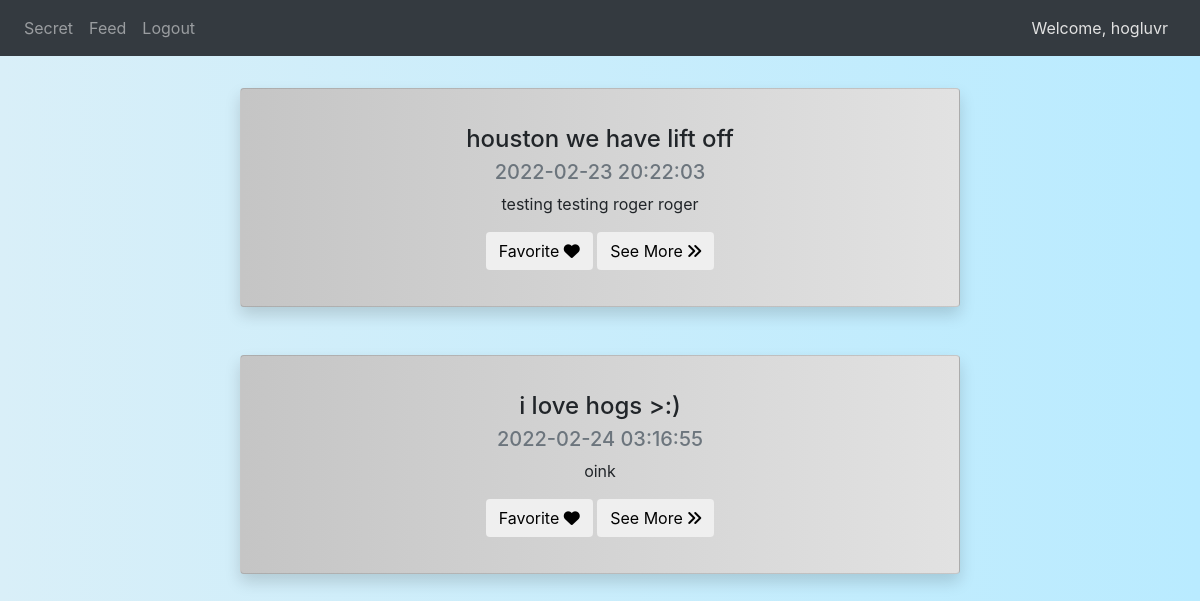
The page /feed (signed in) on the database its author committed.
### website/models.py (models this page shows, shortened)
class Users(db.Model, UserMixin):
    user_id = db.Column(db.Integer, primary_key=True, autoincrement=True, nullable=False)
    first_name = db.Column(db.String(175), nullable=False)
    last_name = db.Column(db.String(175), nullable=False)
    email = db.Column(db.String(175), unique=True, nullable=False)
    username = db.Column(db.String(175), unique=True, nullable=False)
    password = db.Column(db.String(512), nullable=False)

class Posts(db.Model):
    post_id = db.Column(db.Integer, primary_key=True, autoincrement=True)
    post_title = db.Column(db.String(175))
    post_content = db.Column(db.String(10000))
    post_image = db.Column(db.String(512))
    post_date = db.Column(db.DateTime(timezone=True), server_default = func.now())
    post_author = db.Column(db.Integer, db.ForeignKey('users.user_id'))

### website/views.py (the view, shortened to what this page needs)
@views.route('/feed', methods=['GET', 'POST'])
@login_required
def feed():
    all_posts = db.session.query(Posts).all()
    def shuffle_posts(posts):
        try:
            result = list(posts)
            random.shuffle(result)
            return result
        except:
            return posts
    return render_template('feed.html', user=current_user, all_posts=shuffle_posts(all_posts))

### website/__init__.py (called while the page is built)
def create_app():
    app = Flask(__name__)
    app.config['SECRET_KEY'] = SECRET_KEY
    app.config['SQLALCHEMY_DATABASE_URI'] = f'sqlite:///{DB_NAME}'
    app.config['SQLALCHEMY_TRACK_MODIFICATIONS'] = False
    db.init_app(app)
    from .views import views
    from .auth import auth
    app.register_blueprint(views, url_prefix='/')
    app.register_blueprint(auth, url_prefix='/')
    QRcode(app)
    from .models import Users, Posts, Favorites
    create_database(app)
    login_manager = LoginManager()
    login_manager.login_view = 'auth.login'
    login_manager.init_app(app)
    @login_manager.user_loader
    def load_user(id):
        return Users.query.get(int(id))
    return app

### website/templates/feed.html (shortened to what this page needs)
{% extends 'base.html'%}
{% block style%}
<link rel="stylesheet" href="static/feed_css.css">
{% endblock %}
{% block body%}
    {% for post in all_posts %}
    <div align="center">
        <div class="card shadow p-3 mb-5 bg-white rounded postBG">
            <div class="card-body text-center" align="left">
                <h4 class="card-title">{{ post.post_title }}</h4>
                <h5 class="card-subtitle mb-2 text-muted">{{ post.post_date }}</h5>
                <p class="card-text">{{ post.post_content }}</p>
                <div class="d-flex justify-content-around">
                    <form method="post">
                        <button name="favbtn" value = {{ post.post_id }} class="btn btn-white btn-xs">Favorite <i class="fa-solid fa-heart"></i></button>
                        <button name="seeMore" class="btn btn-white btn-xs" value={{ post.post_id }}>See More <i class="fa-solid fa-angles-right"></i></button>
                    </form>
                </div>
            </div>
        </div>
    </div>
    {% endfor %}
{% endblock %}

### website/templates/base.html (shortened to what this page needs)
<!DOCTYPE html>
<html lang="en">
<head>
    <link rel="stylesheet" href="https://stackpath.bootstrapcdn.com/bootstrap/4.1.3/css/bootstrap.min.css">
    <link rel="stylesheet" href="https://cdnjs.cloudflare.com/ajax/libs/font-awesome/6.0.0/css/all.min.css" />
    <link rel="stylesheet" href="static/base_css.css">
    {% block style%}
    {% endblock %}
</head>
<body>
    <nav class = "navbar navbar-expand-lg navbar-dark bg-dark">
        <div class ="collapse navbar-collapse" id="navbar">
            <div class ="navbar-nav">
                {% if user.is_authenticated %}
                <a id = "home" href={{ url_for('views.home') }} class="nav-item nav-link">Secret</a>
                <a id = "home" href={{ url_for('views.feed') }} class="nav-item nav-link">Feed</a>
                <a id = "logout" href={{ url_for('auth.logout') }} class="nav-item nav-link">Logout</a>
                {% else %}
                <a id = "login" href={{ url_for('auth.login') }} class="nav-item nav-link">Login</a>
                <a id = "signUp" href={{ url_for('auth.sign_up') }} class="nav-item nav-link">Sign Up</a>
                {% endif %}
            </div>
        </div>
        {% if user.is_authenticated %}
        <a id="welcome" class="nav-item nav-link ml-auto" href={{ url_for('auth.profile') }}>Welcome, {{ user.username }}</a>
        {% endif %}
    </nav>
    <div class="container">
        {% block body%}
        {%endblock%}
    </div>
</body>
</html>

### website/static/base_css.css (style rules this page uses)
body { background-image: linear-gradient(to right,#d9eff8, #b9ebff); }
#welcome { color: #e2e2e2; }

### website/static/feed_css.css (style rules this page uses)
body { background-image: linear-gradient(to right,#d9eff8, #b9ebff); }
.postBG { background-image: linear-gradient(to left,#e2e2e2, #c5c5c5); margin-top: 2rem; margin-bottom: 1rem; width: 60vw; }
#welcome { color: #e2e2e2; }

### rows shown on the page
Users: username "hogluvr"
Posts: post_title "houston we have lift off", post_date "2022-02-23 20:22:03", post_content "testing testing roger roger", {{ post.post_id }} 1 (drawn)
Posts: post_title "i love hogs >:)", post_date "2022-02-24 03:16:55", post_content "oink", {{ post.post_id }} 2 (drawn)
